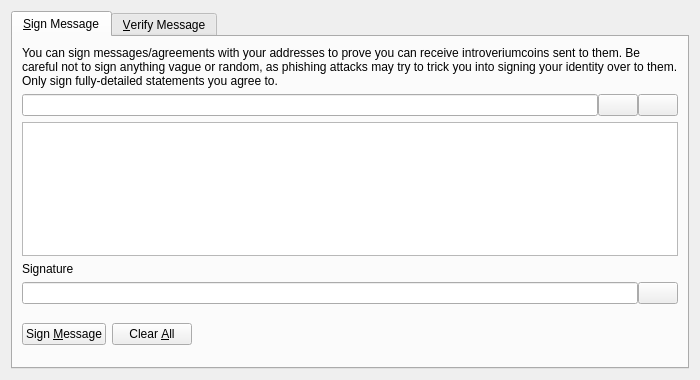
<?xml version="1.0" encoding="UTF-8"?>
<ui version="4.0">
 <class>SignVerifyMessageDialog</class>
 <widget class="QDialog" name="SignVerifyMessageDialog">
  <property name="geometry">
   <rect>
    <x>0</x>
    <y>0</y>
    <width>700</width>
    <height>380</height>
   </rect>
  </property>
  <property name="windowTitle">
   <string>Signatures - Sign / Verify a Message</string>
  </property>
  <property name="modal">
   <bool>true</bool>
  </property>
  <layout class="QVBoxLayout" name="verticalLayout">
   <item>
    <widget class="QTabWidget" name="tabWidget">
     <property name="currentIndex">
      <number>0</number>
     </property>
     <widget class="QWidget" name="tabSignMessage">
      <attribute name="title">
       <string>&amp;Sign Message</string>
      </attribute>
      <layout class="QVBoxLayout" name="verticalLayout_SM">
       <item>
        <widget class="QLabel" name="infoLabel_SM">
         <property name="text">
          <string>You can sign messages/agreements with your addresses to prove you can receive introveriumcoins sent to them. Be careful not to sign anything vague or random, as phishing attacks may try to trick you into signing your identity over to them. Only sign fully-detailed statements you agree to.</string>
         </property>
         <property name="textFormat">
          <enum>Qt::PlainText</enum>
         </property>
         <property name="wordWrap">
          <bool>true</bool>
         </property>
        </widget>
       </item>
       <item>
        <layout class="QHBoxLayout" name="horizontalLayout_1_SM">
         <property name="spacing">
          <number>0</number>
         </property>
         <item>
          <widget class="QValidatedLineEdit" name="addressIn_SM">
           <property name="toolTip">
            <string>The Introveriumcoin address to sign the message with</string>
           </property>
          </widget>
         </item>
         <item>
          <widget class="QPushButton" name="addressBookButton_SM">
           <property name="toolTip">
            <string>Choose previously used address</string>
           </property>
           <property name="text">
            <string/>
           </property>
           <property name="icon">
            <iconset resource="../bitcoin.qrc">
             <normaloff>:/icons/address-book</normaloff>:/icons/address-book</iconset>
           </property>
           <property name="shortcut">
            <string>Alt+A</string>
           </property>
           <property name="autoDefault">
            <bool>false</bool>
           </property>
          </widget>
         </item>
         <item>
          <widget class="QPushButton" name="pasteButton_SM">
           <property name="toolTip">
            <string>Paste address from clipboard</string>
           </property>
           <property name="text">
            <string/>
           </property>
           <property name="icon">
            <iconset resource="../bitcoin.qrc">
             <normaloff>:/icons/editpaste</normaloff>:/icons/editpaste</iconset>
           </property>
           <property name="shortcut">
            <string>Alt+P</string>
           </property>
           <property name="autoDefault">
            <bool>false</bool>
           </property>
          </widget>
         </item>
        </layout>
       </item>
       <item>
        <widget class="QPlainTextEdit" name="messageIn_SM">
         <property name="toolTip">
          <string>Enter the message you want to sign here</string>
         </property>
        </widget>
       </item>
       <item>
        <widget class="QLabel" name="signatureLabel_SM">
         <property name="text">
          <string>Signature</string>
         </property>
         <property name="textFormat">
          <enum>Qt::PlainText</enum>
         </property>
        </widget>
       </item>
       <item>
        <layout class="QHBoxLayout" name="horizontalLayout_2_SM">
         <property name="spacing">
          <number>0</number>
         </property>
         <item>
          <widget class="QLineEdit" name="signatureOut_SM">
           <property name="font">
            <font>
             <italic>true</italic>
            </font>
           </property>
           <property name="readOnly">
            <bool>true</bool>
           </property>
          </widget>
         </item>
         <item>
          <widget class="QPushButton" name="copySignatureButton_SM">
           <property name="toolTip">
            <string>Copy the current signature to the system clipboard</string>
           </property>
           <property name="text">
            <string/>
           </property>
           <property name="icon">
            <iconset resource="../bitcoin.qrc">
             <normaloff>:/icons/editcopy</normaloff>:/icons/editcopy</iconset>
           </property>
           <property name="autoDefault">
            <bool>false</bool>
           </property>
          </widget>
         </item>
        </layout>
       </item>
       <item>
        <layout class="QHBoxLayout" name="horizontalLayout_3_SM">
         <item>
          <widget class="QPushButton" name="signMessageButton_SM">
           <property name="toolTip">
            <string>Sign the message to prove you own this Introveriumcoin address</string>
           </property>
           <property name="text">
            <string>Sign &amp;Message</string>
           </property>
           <property name="icon">
            <iconset resource="../bitcoin.qrc">
             <normaloff>:/icons/edit</normaloff>:/icons/edit</iconset>
           </property>
           <property name="autoDefault">
            <bool>false</bool>
           </property>
          </widget>
         </item>
         <item>
          <widget class="QPushButton" name="clearButton_SM">
           <property name="toolTip">
            <string>Reset all sign message fields</string>
           </property>
           <property name="text">
            <string>Clear &amp;All</string>
           </property>
           <property name="icon">
            <iconset resource="../bitcoin.qrc">
             <normaloff>:/icons/remove</normaloff>:/icons/remove</iconset>
           </property>
           <property name="autoDefault">
            <bool>false</bool>
           </property>
          </widget>
         </item>
         <item>
          <spacer name="horizontalSpacer_1_SM">
           <property name="orientation">
            <enum>Qt::Horizontal</enum>
           </property>
           <property name="sizeHint" stdset="0">
            <size>
             <width>40</width>
             <height>48</height>
            </size>
           </property>
          </spacer>
         </item>
         <item>
          <widget class="QLabel" name="statusLabel_SM">
           <property name="font">
            <font>
             <weight>75</weight>
             <bold>true</bold>
            </font>
           </property>
           <property name="text">
            <string/>
           </property>
           <property name="wordWrap">
            <bool>true</bool>
           </property>
          </widget>
         </item>
         <item>
          <spacer name="horizontalSpacer_2_SM">
           <property name="orientation">
            <enum>Qt::Horizontal</enum>
           </property>
           <property name="sizeHint" stdset="0">
            <size>
             <width>40</width>
             <height>48</height>
            </size>
           </property>
          </spacer>
         </item>
        </layout>
       </item>
      </layout>
     </widget>
     <widget class="QWidget" name="tabVerifyMessage">
      <attribute name="title">
       <string>&amp;Verify Message</string>
      </attribute>
      <layout class="QVBoxLayout" name="verticalLayout_VM">
       <item>
        <widget class="QLabel" name="infoLabel_VM">
         <property name="text">
          <string>Enter the receiver's address, message (ensure you copy line breaks, spaces, tabs, etc. exactly) and signature below to verify the message. Be careful not to read more into the signature than what is in the signed message itself, to avoid being tricked by a man-in-the-middle attack. Note that this only proves the signing party receives with the address, it cannot prove sendership of any transaction!</string>
         </property>
         <property name="textFormat">
          <enum>Qt::PlainText</enum>
         </property>
         <property name="alignment">
          <set>Qt::AlignLeading|Qt::AlignLeft|Qt::AlignTop</set>
         </property>
         <property name="wordWrap">
          <bool>true</bool>
         </property>
        </widget>
       </item>
       <item>
        <layout class="QHBoxLayout" name="horizontalLayout_1_VM">
         <property name="spacing">
          <number>0</number>
         </property>
         <item>
          <widget class="QValidatedLineEdit" name="addressIn_VM">
           <property name="toolTip">
            <string>The Introveriumcoin address the message was signed with</string>
           </property>
          </widget>
         </item>
         <item>
          <widget class="QPushButton" name="addressBookButton_VM">
           <property name="toolTip">
            <string>Choose previously used address</string>
           </property>
           <property name="text">
            <string/>
           </property>
           <property name="icon">
            <iconset resource="../bitcoin.qrc">
             <normaloff>:/icons/address-book</normaloff>:/icons/address-book</iconset>
           </property>
           <property name="shortcut">
            <string>Alt+A</string>
           </property>
           <property name="autoDefault">
            <bool>false</bool>
           </property>
          </widget>
         </item>
        </layout>
       </item>
       <item>
        <widget class="QPlainTextEdit" name="messageIn_VM"/>
       </item>
       <item>
        <widget class="QValidatedLineEdit" name="signatureIn_VM"/>
       </item>
       <item>
        <layout class="QHBoxLayout" name="horizontalLayout_2_VM">
         <item>
          <widget class="QPushButton" name="verifyMessageButton_VM">
           <property name="toolTip">
            <string>Verify the message to ensure it was signed with the specified Introveriumcoin address</string>
           </property>
           <property name="text">
            <string>Verify &amp;Message</string>
           </property>
           <property name="icon">
            <iconset resource="../bitcoin.qrc">
             <normaloff>:/icons/transaction_0</normaloff>:/icons/transaction_0</iconset>
           </property>
           <property name="autoDefault">
            <bool>false</bool>
           </property>
          </widget>
         </item>
         <item>
          <widget class="QPushButton" name="clearButton_VM">
           <property name="toolTip">
            <string>Reset all verify message fields</string>
           </property>
           <property name="text">
            <string>Clear &amp;All</string>
           </property>
           <property name="icon">
            <iconset resource="../bitcoin.qrc">
             <normaloff>:/icons/remove</normaloff>:/icons/remove</iconset>
           </property>
           <property name="autoDefault">
            <bool>false</bool>
           </property>
          </widget>
         </item>
         <item>
          <spacer name="horizontalSpacer_1_VM">
           <property name="orientation">
            <enum>Qt::Horizontal</enum>
           </property>
           <property name="sizeHint" stdset="0">
            <size>
             <width>40</width>
             <height>48</height>
            </size>
           </property>
          </spacer>
         </item>
         <item>
          <widget class="QLabel" name="statusLabel_VM">
           <property name="font">
            <font>
             <weight>75</weight>
             <bold>true</bold>
            </font>
           </property>
           <property name="text">
            <string/>
           </property>
           <property name="wordWrap">
            <bool>true</bool>
           </property>
          </widget>
         </item>
         <item>
          <spacer name="horizontalSpacer_2_VM">
           <property name="orientation">
            <enum>Qt::Horizontal</enum>
           </property>
           <property name="sizeHint" stdset="0">
            <size>
             <width>40</width>
             <height>48</height>
            </size>
           </property>
          </spacer>
         </item>
        </layout>
       </item>
      </layout>
     </widget>
    </widget>
   </item>
  </layout>
 </widget>
 <customwidgets>
  <customwidget>
   <class>QValidatedLineEdit</class>
   <extends>QLineEdit</extends>
   <header>qvalidatedlineedit.h</header>
  </customwidget>
 </customwidgets>
 <resources>
  <include location="../bitcoin.qrc"/>
 </resources>
 <connections/>
</ui>
